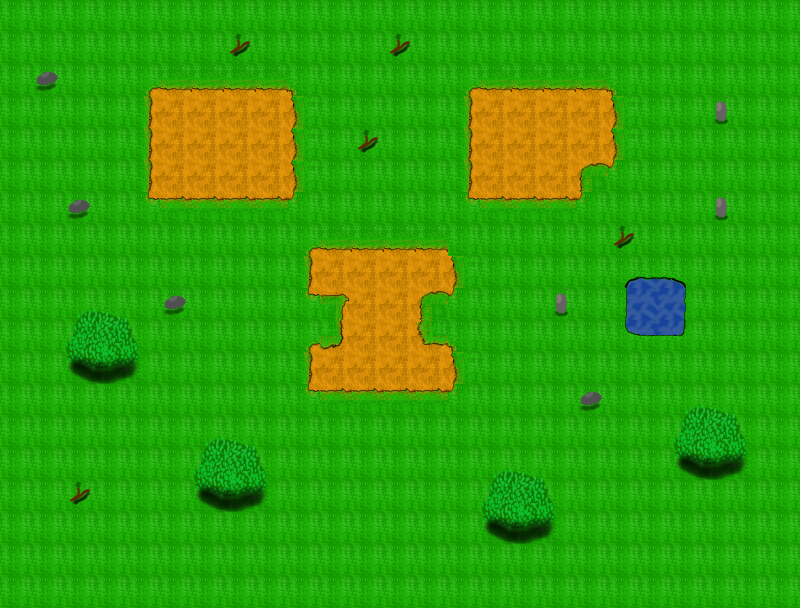

This game map was drawn from its Tiled (.tmx) file and the tilesets committed beside it. A one-line description and the full map source follow:
An orthogonal 25x19 tile map with 32x32 px tiles, 3 tile layers (Ground, Farmable, Bush and Fluff).

<map version="1.0" tiledversion="1.1.6" orientation="orthogonal" renderorder="right-down" width="25" height="19" tilewidth="32" tileheight="32" infinite="0" nextobjectid="1">
 <tileset firstgid="1" source="GD1-proj1-tileset.tsx" />
 <layer name="Ground" width="25" height="19">
  <properties>
   <property name="tileset" value="GD1-proj1-tileset" />
  </properties>
  <data encoding="csv">
109,109,109,109,109,109,109,109,109,109,109,109,109,109,109,109,109,109,109,109,109,109,109,109,109,
109,109,109,109,109,109,109,109,109,109,109,109,109,109,109,109,109,109,109,109,109,109,109,109,109,
109,109,109,109,183,184,184,184,184,185,109,109,109,109,183,184,184,184,184,185,109,109,109,109,109,
109,109,109,109,208,109,109,109,109,210,109,109,109,109,208,109,109,109,109,108,109,109,109,109,109,
109,109,109,109,208,109,109,109,109,210,109,109,109,109,208,109,109,109,109,108,109,109,109,109,109,
109,109,109,109,208,109,109,109,109,210,109,109,109,109,208,109,109,109,83,235,109,109,109,109,109,
109,109,109,109,233,234,234,234,234,235,109,109,109,109,233,234,234,234,235,109,109,109,109,109,109,
109,109,109,109,109,109,109,109,109,183,184,184,184,184,109,109,109,109,109,109,109,109,109,109,109,
109,109,109,109,109,109,109,109,109,208,109,109,109,109,210,109,109,109,109,88,89,90,109,109,109,
109,109,109,109,109,109,109,109,109,233,85,109,109,83,235,109,109,109,109,113,114,115,109,109,109,
109,109,109,109,109,109,109,109,109,183,135,109,109,133,185,109,109,109,109,138,139,140,109,109,109,
109,109,109,109,109,109,109,109,109,208,109,109,109,109,210,109,109,109,109,109,109,109,109,109,109,
109,109,109,109,109,109,109,109,109,233,234,234,234,234,235,109,109,109,109,109,109,109,109,109,109,
109,109,109,109,109,109,109,109,109,109,109,109,109,109,109,109,109,109,109,109,109,109,109,109,109,
109,109,109,109,109,109,109,109,109,109,109,109,109,109,109,109,109,109,109,109,109,109,109,109,109,
109,109,109,109,109,109,109,109,109,109,109,109,109,109,109,109,109,109,109,109,109,109,109,109,109,
109,109,109,109,109,109,109,109,109,109,109,109,109,109,109,109,109,109,109,109,109,109,109,109,109,
109,109,109,109,109,109,109,109,109,109,109,109,109,109,109,109,109,109,109,109,109,109,109,109,109,
109,109,109,109,109,109,109,109,109,109,109,109,109,109,109,109,109,109,109,109,109,109,109,109,109
</data>
 </layer>
 <layer name="Farmable" width="25" height="19">
  <properties>
   <property name="Farmable" type="bool" value="true" />
   <property name="tileset" value="GD1-proj1-tileset" />
  </properties>
  <data encoding="csv">
0,0,0,0,0,0,0,0,0,0,0,0,0,0,0,0,0,0,0,0,0,0,0,0,0,
0,0,0,0,0,0,0,0,0,0,0,0,0,0,0,0,0,0,0,0,0,0,0,0,0,
0,0,0,0,0,0,0,0,0,0,0,0,0,0,0,0,0,0,0,0,0,0,0,0,0,
0,0,0,0,0,209,209,209,209,0,0,0,0,0,0,209,209,209,209,0,0,0,0,0,0,
0,0,0,0,0,209,209,209,209,0,0,0,0,0,0,209,209,209,209,0,0,0,0,0,0,
0,0,0,0,0,209,209,209,209,0,0,0,0,0,0,209,209,209,0,0,0,0,0,0,0,
0,0,0,0,0,0,0,0,0,0,0,0,0,0,0,0,0,0,0,0,0,0,0,0,0,
0,0,0,0,0,0,0,0,0,0,0,0,0,0,0,0,0,0,0,0,0,0,0,0,0,
0,0,0,0,0,0,0,0,0,0,209,209,209,209,0,0,0,0,0,0,0,0,0,0,0,
0,0,0,0,0,0,0,0,0,0,0,209,209,0,0,0,0,0,0,0,0,0,0,0,0,
0,0,0,0,0,0,0,0,0,0,0,209,209,0,0,0,0,0,0,0,0,0,0,0,0,
0,0,0,0,0,0,0,0,0,0,209,209,209,209,0,0,0,0,0,0,0,0,0,0,0,
0,0,0,0,0,0,0,0,0,0,0,0,0,0,0,0,0,0,0,0,0,0,0,0,0,
0,0,0,0,0,0,0,0,0,0,0,0,0,0,0,0,0,0,0,0,0,0,0,0,0,
0,0,0,0,0,0,0,0,0,0,0,0,0,0,0,0,0,0,0,0,0,0,0,0,0,
0,0,0,0,0,0,0,0,0,0,0,0,0,0,0,0,0,0,0,0,0,0,0,0,0,
0,0,0,0,0,0,0,0,0,0,0,0,0,0,0,0,0,0,0,0,0,0,0,0,0,
0,0,0,0,0,0,0,0,0,0,0,0,0,0,0,0,0,0,0,0,0,0,0,0,0,
0,0,0,0,0,0,0,0,0,0,0,0,0,0,0,0,0,0,0,0,0,0,0,0,0
</data>
 </layer>
 <layer name="Bush and Fluff" width="25" height="19">
  <properties>
   <property name="tileset" value="GD1-proj1-tileset" />
  </properties>
  <data encoding="csv">
0,0,0,0,0,0,0,0,0,0,0,0,0,0,0,0,0,0,0,0,0,0,0,0,0,
0,0,0,0,0,0,0,359,0,0,0,0,359,0,0,0,0,0,0,0,0,0,0,0,0,
0,309,0,0,0,0,0,0,0,0,0,0,0,0,0,0,0,0,0,0,0,0,0,0,0,
0,0,0,0,0,0,0,0,0,0,0,0,0,0,0,0,0,0,0,0,0,0,310,0,0,
0,0,0,0,0,0,0,0,0,0,0,359,0,0,0,0,0,0,0,0,0,0,0,0,0,
0,0,0,0,0,0,0,0,0,0,0,0,0,0,0,0,0,0,0,0,0,0,0,0,0,
0,0,309,0,0,0,0,0,0,0,0,0,0,0,0,0,0,0,0,0,0,0,310,0,0,
0,0,0,0,0,0,0,0,0,0,0,0,0,0,0,0,0,0,0,359,0,0,0,0,0,
0,0,0,0,0,0,0,0,0,0,0,0,0,0,0,0,0,0,0,0,0,0,0,0,0,
0,0,214,215,216,309,0,0,0,0,0,0,0,0,0,0,0,310,0,0,0,0,0,0,0,
0,0,239,240,241,0,0,0,0,0,0,0,0,0,0,0,0,0,0,0,0,0,0,0,0,
0,0,264,265,266,0,0,0,0,0,0,0,0,0,0,0,0,0,0,0,0,0,0,0,0,
0,0,0,0,0,0,0,0,0,0,0,0,0,0,0,0,0,0,309,0,0,214,215,216,0,
0,0,0,0,0,0,214,215,216,0,0,0,0,0,0,0,0,0,0,0,0,239,240,241,0,
0,0,0,0,0,0,239,240,241,0,0,0,0,0,0,214,215,216,0,0,0,264,265,266,0,
0,0,359,0,0,0,264,265,266,0,0,0,0,0,0,239,240,241,0,0,0,0,0,0,0,
0,0,0,0,0,0,0,0,0,0,0,0,0,0,0,264,265,266,0,0,0,0,0,0,0,
0,0,0,0,0,0,0,0,0,0,0,0,0,0,0,0,0,0,0,0,0,0,0,0,0,
0,0,0,0,0,0,0,0,0,0,0,0,0,0,0,0,0,0,0,0,0,0,0,0,0
</data>
 </layer>
</map>
